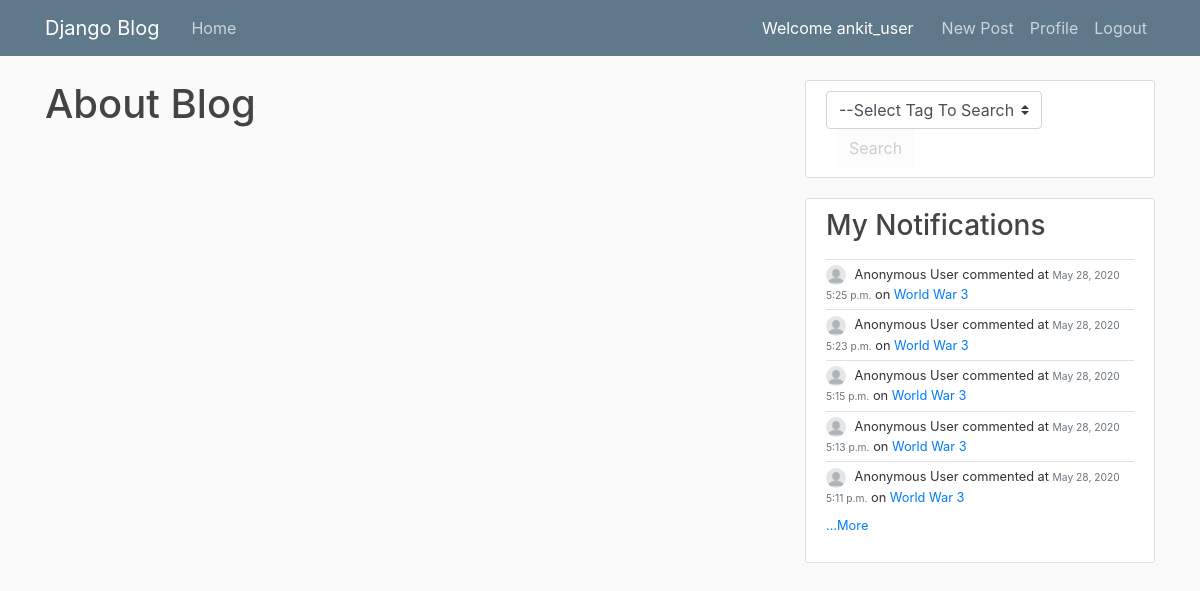
The app's page /about/ (signed in) with its own data.
### blog/models.py (models this page shows, shortened)
class Notification(models.Model):
    type = models.CharField(max_length=10, default='created')  # created, updated
    comment = models.ForeignKey(Comment, on_delete=models.CASCADE, related_name='notifications')
    subscription = models.ForeignKey(Subscription, on_delete=models.CASCADE, related_name='notifications')

class Comment(models.Model):
    content = models.TextField()
    anonymous = models.BooleanField("Comment as Anonymous User", editable=True, default=True)
    date_posted = models.DateTimeField(default=timezone.now)
    author = models.ForeignKey(User, on_delete=models.CASCADE)
    post = models.ForeignKey(Post, on_delete=models.CASCADE, related_name='comments')

class Subscription(models.Model):
    post = models.ForeignKey(Post, on_delete=models.CASCADE, related_name='subscriptions')
    user = models.ForeignKey(User, on_delete=models.CASCADE, related_name='subscriptions')

class Post(models.Model):
    title = models.CharField(max_length=100)
    content = models.TextField()
    anonymous = models.BooleanField("Post as Anonymous User", editable=True, default=True)
    date_posted = models.DateTimeField(default=timezone.now)
    author = models.ForeignKey(User, on_delete=models.CASCADE)
    is_user_subscribed = False
    is_user_subscribed_not = not is_user_subscribed

### blog/views.py (the view)
# urls.py: path('about/', views.about, name='blog-about'),
def about(request):
    return render(request, 'blog/about.html', {'title': 'About'})

### blog/context_processors.py (called while the page is built)
def tag_type_processor(request):
    tag_types = TagType.objects.all()
    return {'tag_types': tag_types}

### users/models.py (called while the page is built)
    @property
    def notifications(self):
        return Notification.objects.filter(subscription__user=self.user)

### blog/templates/blog/about.html
{%extends 'blog/base.html' %}
{% block content %}
    <h1>About Blog</h1>
{% endblock content %}

### blog/templates/blog/base.html (shortened to what this page needs)
{% load filters %}
{% load static %}
<!DOCTYPE html>
<html>
<head>
    <link rel="stylesheet" href="https://maxcdn.bootstrapcdn.com/bootstrap/4.0.0/css/bootstrap.min.css">
    <link rel="stylesheet" type="text/css" href="{% static 'blog/main.css' %}">
</head>
<body>
    <header class="site-header">
      <nav class="navbar navbar-expand-md navbar-dark bg-steel fixed-top">
        <div class="container">
        {% if user.is_authenticated %}
          <a class="navbar-brand mr-4" href="{% url 'blog-home' %}">Django Blog</a>
          <div class="collapse navbar-collapse" id="navbarToggle">
            <div class="navbar-nav mr-auto">
              <a class="nav-item nav-link" href="{% url 'blog-home' %}">Home</a>
            </div>
            <span style="color:white;margin-right:20px;">Welcome {{ user.username }}</span>
          {% endif %}
            <div class="navbar-nav">
              {% if user.is_authenticated %}
                <a class="nav-item nav-link" href="{% url 'post-create' %}">New Post</a>
                <a class="nav-item nav-link" href="{% url 'profile' %}">Profile</a>
                <a class="nav-item nav-link" href="{% url 'logout' %}">Logout</a>
              {% else %}
                <a class="nav-item nav-link" href="{% url 'login' %}">Login</a>
                <a class="nav-item nav-link" href="{% url 'register' %}">Register</a>
              {% endif %}
            </div>
          </div>
        </div>
      </nav>
    </header>
    <main role="main" class="container">
      <div class="row">
        <div class="col-md-8">
          {% block content %}{% endblock %}
        </div>
        <div class="col-md-4">
        {% if user.is_authenticated %}
          <div class="content-section">
            <select id="ddl_tag_search" class="browser-default custom-select" onchange="toggleElement(this, 'btn_tag_search')" style="width:70%">
              <option value="">--Select Tag To Search--</option>
            </select>
            <button id="btn_tag_search" class = "btn margin-left-10" onclick="searchByTag('ddl_tag_search')" disabled>Search</button>
          </div>
          <div id ="div_notifications"class="content-section">
            <h3>My Notifications</h3>
            <p class='text-muted'>
              {% for n in user.profile.notifications|dictsortreversed:"id"|slice:"0:5" %}
                {% include 'blog/notification.html' with notification=n %}
              {% endfor %}
            {% if  user.profile.notifications.count  > 5 %}
            <a class= "small" href="{% url 'user-notifications' user.username  %}"> ...More</a>
            {% endif %}
            </p>
          </div>
        {% endif %}
        </div>
      </div>
    </main>
</body>
</html>

### blog/templates/blog/notification.html
<div class="full-block border-top" style="padding:5px 0 5px 0">
    <div class="small full-block">
        {% if notification.comment.anonymous %}
            <img class="rounded-circle notification-img" src="/media/profile_pics/anonymous.png">
            Anonymous User
        {% else %}
            <img class="rounded-circle notification-img" src="{{ notification.comment.author.profile.image.url }}">
            <a class="mr-2" style="margin-right:1px !important;" href="{% url 'user-posts' notification.comment.author.username %}">{{ notification.comment.author }}</a>
        {% endif %}
        {% if notification.type == 'created' %}
            commented
        {% elif notification.type == 'updated' %}
            modified comment
        {% endif %}
        at <small class="text-muted">{{ notification.comment.date_posted|date:"F d, Y P" }}</small>
        on <a class="mr-2" style="margin-right:1px !important;" href="{% url 'post-detail' notification.subscription.post.id %}">{{ notification.subscription.post.title }}</a>
    </div>
</div>

### blog/static/blog/main.css (style rules this page uses)
body { background: #fafafa; color: #333333; margin-top: 5rem; }
h1, h2, h3, h4, h5, h6 { color: #444444; }
.bg-steel { background-color: #5f788a; }
.site-header .navbar-nav .nav-link { color: #cbd5db; }
.content-section { background: #ffffff; padding: 10px 20px; border: 1px solid #dddddd; border-radius: 3px; margin-bottom: 20px; }
.notification-img { height: 20px; width: 20px; margin-right: 5px; }
.full-block { width:100%; display: block; }
.margin-left-10 { margin-left: 10px; }

### records on screen
Notification: type "commented", comment.date_posted "May 28, 2020 5:25 p.m.", subscription.post "World War 3"
Notification: type "commented", comment.date_posted "May 28, 2020 5:23 p.m.", subscription.post "World War 3"
Notification: type "commented", comment.date_posted "May 28, 2020 5:15 p.m.", subscription.post "World War 3"
Notification: type "commented", comment.date_posted "May 28, 2020 5:13 p.m.", subscription.post "World War 3"
Notification: type "commented", comment.date_posted "May 28, 2020 5:11 p.m.", subscription.post "World War 3"

### other values on screen
{{ user.username }} "ankit_user"
